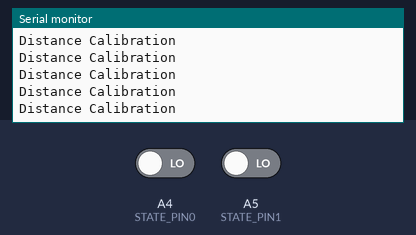
Bench run of a sketch on a simulated Arduino Uno, built with avr-gcc and run on an emulated ATmega328P. Parts: the last lines printed to the serial monitor. The inputs (shaded band) are chosen by the test bench; at power-on: A4 (STATE_PIN0) LOW, A5 (STATE_PIN1) LOW.

Above: at 1.2 s.
1.3 s: A4 (STATE_PIN0) driven HIGH
At 1.56 s:
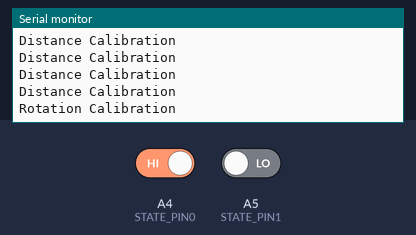
3.3 s: A5 (STATE_PIN1) driven HIGH
At 3.56 s:
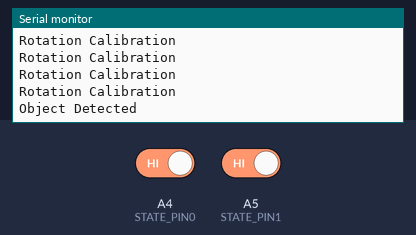
5.3 s: A4 (STATE_PIN0) driven LOW
At 5.56 s:
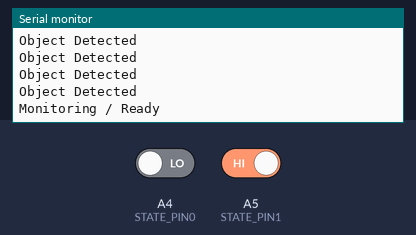

Measured:
- after the input at 1.3 s, the serial monitor: prints a new line after 0.10 s (image 1)
- after the input at 3.3 s, the serial monitor: prints a new line after 0.10 s (image 2)
- after the input at 5.3 s, the serial monitor: prints a new line after 0.11 s (image 3)

The sketch:

test_nano.ino
```cpp
#define STATE_PIN0 A4
#define STATE_PIN1 A5

void setup() {
  Serial.begin(9600);

  pinMode(STATE_PIN0, INPUT);
  pinMode(STATE_PIN1, INPUT);
}

void loop() {
  byte state = (digitalRead(STATE_PIN1) << 1) | digitalRead(STATE_PIN0);

  switch(state){
    case 0:
      Serial.println("Distance Calibration");
      break;
    case 1:
      Serial.println("Rotation Calibration");
      break;
    case 2:
      Serial.println("Monitoring / Ready");
      break;
    case 3:
      Serial.println("Object Detected");
      break;
  }

  delay(200);
}
```
